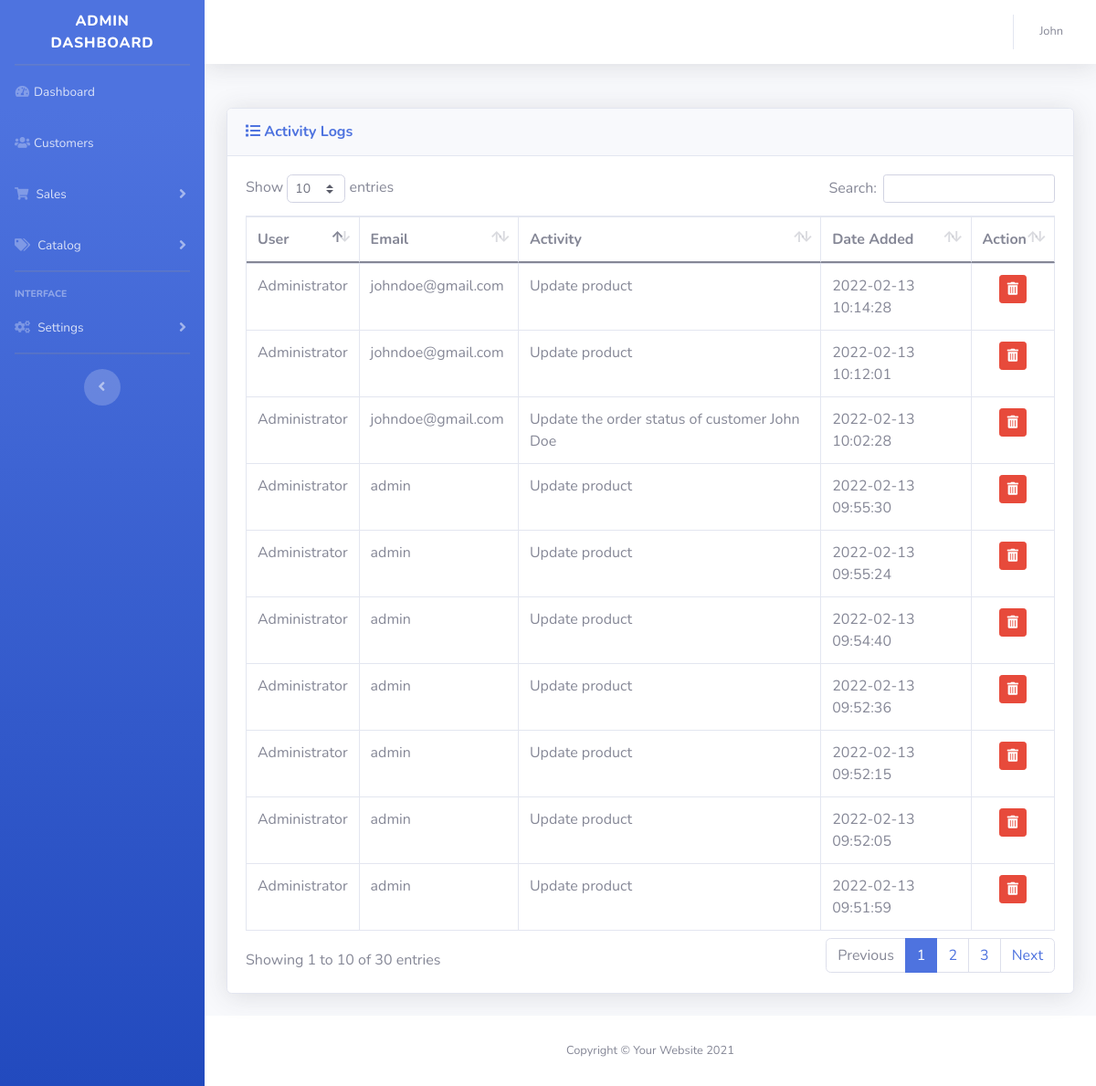
The app's page /admin/activity_log.php (signed in) with its own data.
### tables this page shows
CREATE TABLE IF NOT EXISTS `admin_logs` (
  `activity_id` int(11) NOT NULL AUTO_INCREMENT,
  `user_group_id` int(11) NOT NULL,
  `email` varchar(50) NOT NULL,
  `activity` text NOT NULL,
  `date_added` datetime NOT NULL,
  PRIMARY KEY (`activity_id`) USING BTREE
);

CREATE TABLE IF NOT EXISTS `admin_user_group` (
  `user_group_id` int(11) NOT NULL AUTO_INCREMENT,
  `user_group_name` varchar(50) NOT NULL,
  `user_group_status` tinyint(1) DEFAULT 1,
  PRIMARY KEY (`user_group_id`)
);

### admin/controller/base.controller.php (the view, shortened to what this page needs)
<?php
class Base_controller extends database_connection{
	function get_admin_user_group($column, $user_group_id) {
        $conn = $this->db_conn();
        $sql = "SELECT $column FROM admin_user_group WHERE user_group_id='$user_group_id'";
        $result = mysqli_fetch_assoc($conn->query($sql));
        return $result[$column];
    }
	function get_admin_logs() {
		$table = "";
		$conn = $this->db_conn();
		$sql = "SELECT * FROM admin_logs ORDER BY date_added DESC";
		$result = mysqli_query($conn, $sql);
		$table .= '
			<table class="table table-bordered" id="dataTable" width="100%" cellspacing="0">
				<thead>
					<tr>
						<th>User</th>
						<th>Email</th>
						<th>Activity</th>
						<th>Date Added</th>
						<th>Action</th>
					</tr>
				</thead>
				<tbody>
		';
		if ($result->num_rows > 0) {
			while($row = $result->fetch_assoc()) {
				$activity_id = $row["activity_id"];
				$user_group_id = $row["user_group_id"];
				$email = $row["email"];
				$activity = $row["activity"];
				$date_added = $row["date_added"];
				$user_group_name = $this->get_admin_user_group("user_group_name", $user_group_id);
				if ($_SESSION["user_group"] == 2) {
					$table .= '
						<tr>
							<td>'.$user_group_name.'</td>
							<td>'.$email.'</td>
							<td>'.$activity.'</td>
							<td>'.$date_added.'</td>
							<td class="text-center">
								<button type="button" class="btn btn-sm btn-danger" disabled><i class="fas fa-trash-alt"></i></button>
							</td>
						</tr>
					';
				} else {
					$table .= '
						<tr>
							<td>'.$user_group_name.'</td>
							<td>'.$email.'</td>
							<td>'.$activity.'</td>
							<td>'.$date_added.'</td>
							<td class="text-center">
								<button type="button" class="btn btn-sm btn-danger" onclick="delete_notes(\'' . $activity_id . '\',)"><i class="fas fa-trash-alt"></i></button>
							</td>
						</tr>
					';
				}
			}
		}
		$table .='
				</tbody>
			</table>
		';
		echo $table;
	}
}
?>

### records on screen
admin_logs: user_group.user_group_name "Administrator", email "johndoe@gmail.com", activity "Update product", date_added "2022-02-13 10:14:28"
admin_logs: user_group.user_group_name "Administrator", email "johndoe@gmail.com", activity "Update product", date_added "2022-02-13 10:12:01"
admin_logs: user_group.user_group_name "Administrator", email "johndoe@gmail.com", activity "Update the order status of customer John Doe", date_added "2022-02-13 10:02:28"
admin_logs: user_group.user_group_name "Administrator", email "admin", activity "Update product", date_added "2022-02-13 09:55:30"
admin_logs: user_group.user_group_name "Administrator", email "admin", activity "Update product", date_added "2022-02-13 09:55:24"
admin_logs: user_group.user_group_name "Administrator", email "admin", activity "Update product", date_added "2022-02-13 09:54:40"
admin_logs: user_group.user_group_name "Administrator", email "admin", activity "Update product", date_added "2022-02-13 09:52:36"
admin_logs: user_group.user_group_name "Administrator", email "admin", activity "Update product", date_added "2022-02-13 09:52:15"
admin_logs: user_group.user_group_name "Administrator", email "admin", activity "Update product", date_added "2022-02-13 09:52:05"
admin_logs: user_group.user_group_name "Administrator", email "admin", activity "Update product", date_added "2022-02-13 09:51:59"

### other values on screen
$firstname "John"
